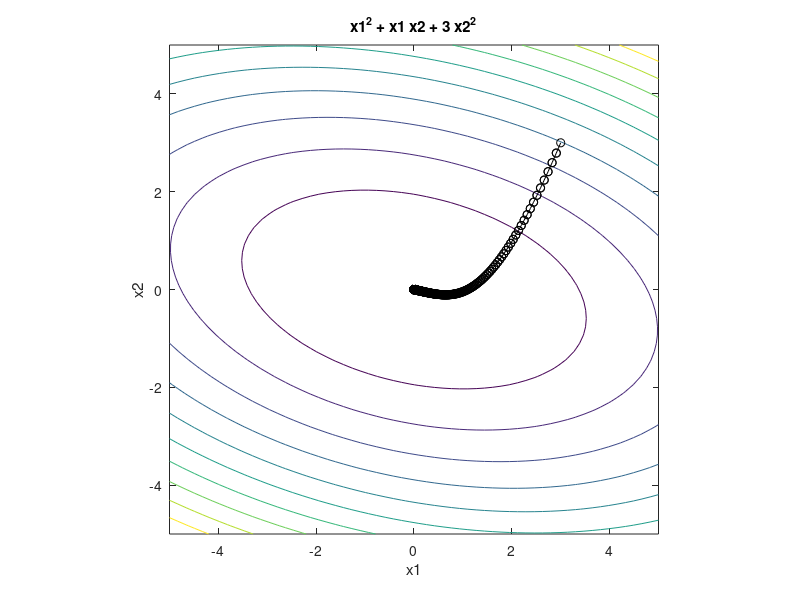

Here is the MATLAB script that generated this plot:
function [xopt,fopt,niter,gnorm,dx] = grad_descent(varargin)
% grad_descent.m demonstrates how the gradient descent method can be used
% to solve a simple unconstrained optimization problem. Taking large step
% sizes can lead to algorithm instability. The variable alpha below
% specifies the fixed step size. Increasing alpha above 0.32 results in
% instability of the algorithm. An alternative approach would involve a
% variable step size determined through line search.
%
% This example was used originally for an optimization demonstration in ME
% 149, Engineering System Design Optimization, a graduate course taught at

if nargin==0
    % define starting point
    x0 = [3 3]';
elseif nargin==1
    % if a single input argument is provided, it is a user-defined starting
    % point.
    x0 = varargin{1};
else
    error('Incorrect number of input arguments.')
end

% termination tolerance
tol = 1e-6;

% maximum number of allowed iterations
maxiter = 1000;

% minimum allowed perturbation
dxmin = 1e-6;

% step size ( 0.33 causes instability, 0.2 quite accurate)
alpha = 0.01;

% initialize gradient norm, optimization vector, iteration counter, perturbation
gnorm = inf; x = x0; niter = 0; dx = inf;

% define the objective function:
f = @(x1,x2) x1.^2 + x1.*x2 + 3*x2.^2;

% plot objective function contours for visualization:
figure(1); clf; ezcontour(f,[-5 5 -5 5]); axis equal; hold on

% redefine objective function syntax for use with optimization:
f2 = @(x) f(x(1),x(2));

% gradient descent algorithm:
while and(gnorm>=tol, and(niter <= maxiter, dx >= dxmin))
    % calculate gradient:
    g = grad(x);
    gnorm = norm(g);
    % take step:
    xnew = x - alpha*g;
    % check step
    if ~isfinite(xnew)
        display(['Number of iterations: ' num2str(niter)])
        error('x is inf or NaN')
    end
    % plot current point
    plot([x(1) xnew(1)],[x(2) xnew(2)],'ko-')
    refresh
    % update termination metrics
    niter = niter + 1;
    dx = norm(xnew-x);
    x = xnew;
    
end
xopt = x;
fopt = f2(xopt);
niter = niter - 1;

% define the gradient of the objective
function g = grad(x)
g = [2*x(1) + x(2)
    x(1) + 6*x(2)];